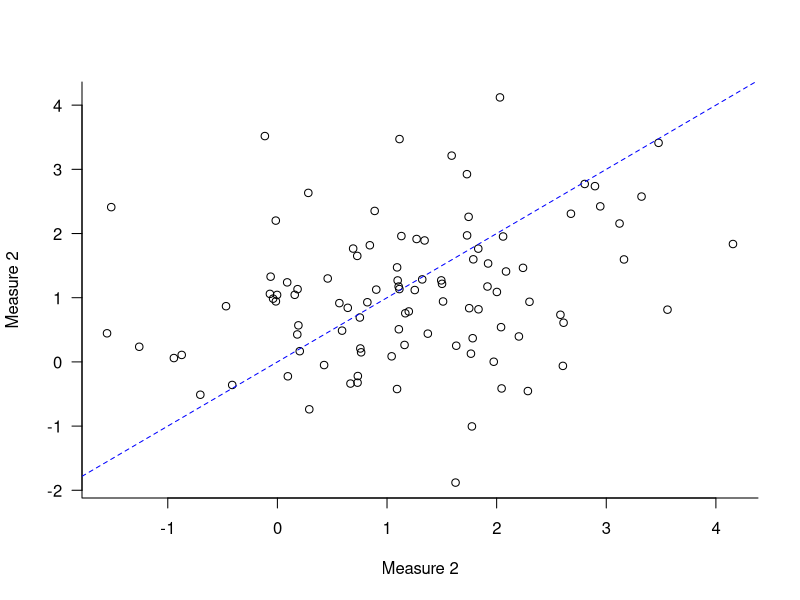
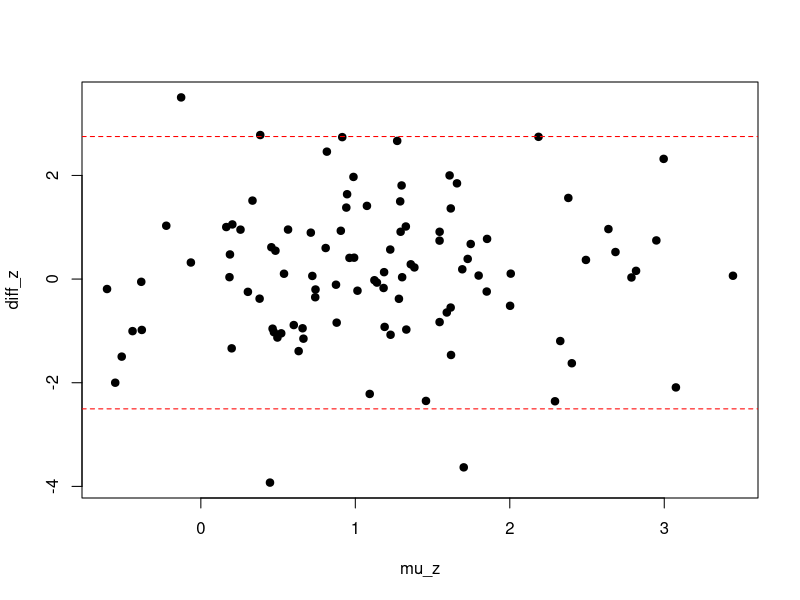

The R source for these figures, in order:
## ---- chunk 1
SIGMA <- diag(2)

SIGMA[1,2] <- SIGMA[2,1] <- .3

SIGMA

z <- MASS::mvrnorm(n = 100, mu = c(1,1), Sigma = SIGMA)

## ---- chunk 2
plot(z, bty = "l", las = 1,  cex.axis = 1, 
     ylab = "Measure 2", xlab = "Measure 2")
abline(a = 0,b = 1, lty = 2, col = "blue")
## ---- chunk 3
mu_z <- rowMeans(z)
diff_z <- z[,1] - z[,2]
mu_diff <- mean(diff_z)
ba_lower <- mu_diff - 1.96*sd(diff_z)
ba_upper <- mu_diff + 1.96*sd(diff_z)
plot(mu_z, diff_z, pch = 19)
abline(h = ba_lower, col = "red", lty = "dashed")
abline(h = ba_upper, col = "red", lty = "dashed")
